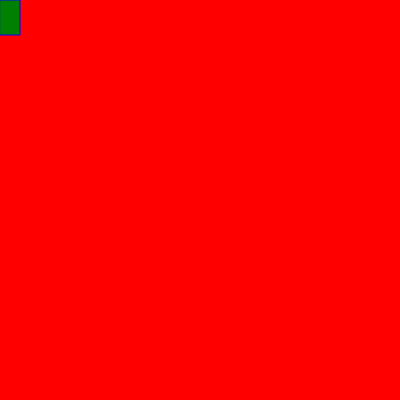
Frame 1 (no input)
Frame 60 (no input): identical to frame 1, image omitted
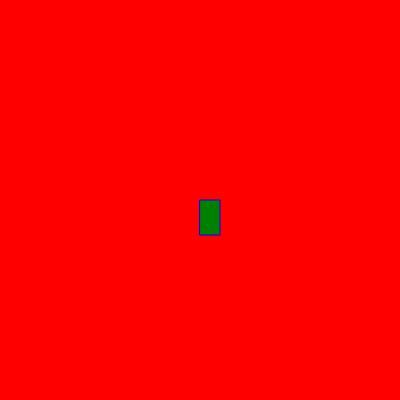
Frame 120 (the mouse pressed at the canvas centre since frame 60)

The p5.js sketch that drew these frames (run headless with seeded random() and noise() and a simulated clock; from frame 60 on, the mouse is pressed at the canvas centre):

// p5.js sketch
// ── sketch.js
function setup() {
createCanvas(400, 400);
}

function draw() {
  stroke("blue")
  background("red");
  fill("green")
  console.log(mouseIsPressed)
  rect(mouseX,mouseY,20,35)
}
